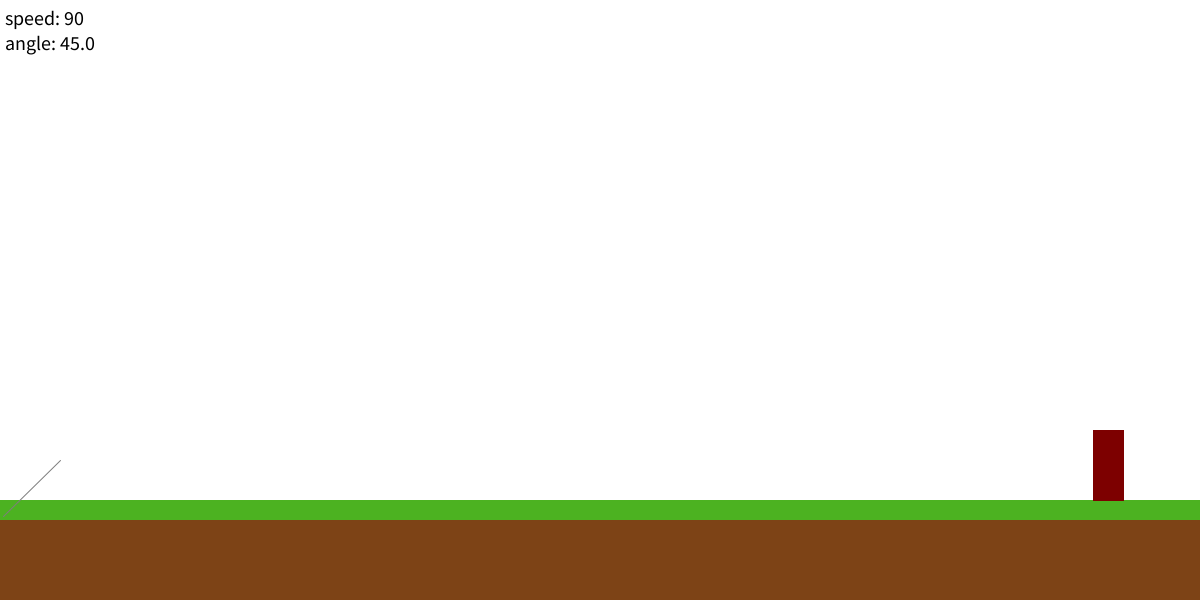
Frame 1 (no input)
Frame 60 (the mouse pressed at the canvas centre just before this capture): identical to frame 1, image omitted
Frame 120 (the mouse held since frame 60 and released just before this capture): identical to frame 1, image omitted

The Processing sketch that drew this single still picture (run headless with seeded random() and noise(); from frame 60 on, the mouse is pressed at the canvas centre):

// Processing sketch: aufgabe_W_5_16_bogenschiessen
// ── aufgabe_W_5_16_bogenschiessen.pde
// Konstanten
float g = 9.81;
int soilY = 520;            // Position, an dem der Boden beginnt
int grassY = 500;           // Position, an dem die Wiese beginnt

// Pfeilstartposition
int startX = 60;
int startY = grassY - 40;

int aimWidth = 30;
int aimHeight = 70;

// Globale Variablen setzen
int speed = 90;
float angle = 45;
float arrowX = startX;
float arrowY = startY;
float arrowDegrees = angle;
boolean arrowFire = false;  // Wurde Pfeil abgefeuert?
float arrowTime = 1;
int aimX = 0;
int aimY = 0;

// Funktion zum (Re-)Initialisieren von globalen Variablen
// Benötigt keinen Eingabewert und gibt auch keinen Wert
// zurück
public void reset() {
  speed = 90;
  angle = 45;
  arrowX = startX;
  arrowY = startY;
  arrowDegrees = angle;
  arrowFire = false;        // Wurde Pfeil abgefeuert?
  arrowTime = 1;
  aimX = int(random(width - 300, width));
  aimY = grassY - aimHeight;
}

// Funktion zur Ausgabe von Koordinaten der Wurfparabel zum
// angeforderten Zeitpunkt.
// An die Funktion wird die Geschwindigkeit als Integer-Wert
// sowie der Winkel und den Zeitpunkt je als Fließkommazahl
// gegeben. Die Rückgabe erfolgt als Fließkomma-Array
float[] getTrajectory(int v0, float beta, float t) {
  beta = radians(beta);
  float x = v0 * t * cos(beta);
  float y = v0 * t * sin(beta) - (g / 2) * t * t;
  float[] output = {
    x,
    y
  };
  return output;
}

// Funktion zur Berechnung des Steigungswinkels des Pfeils
// (1. Ableitung) als Fließkommazahl zurück
float getDegrees(int v0, float beta, float t) {
  beta = radians(beta);
  float x1 = v0 * cos(beta);
  float y1 = v0 * sin(beta) - g * t;
  float winkel = atan(y1 / x1);
  return degrees(winkel);
}

// Funktion, die die Reaktion auf Tastatureingaben
// verarbeitet. Der keyCode ist in einer globalen
// Variable enthalten.
void keyPressed() {
  if (keyCode == RIGHT) {
    increaseSpeed();
  }
  else if (keyCode == LEFT) {
    decreaseSpeed();
  }
  else if (keyCode == UP) {
    increaseAngle();
  }
  else if (keyCode == DOWN) {
    decreaseAngle();
  }
  else if (keyCode == 10) {
    arrowFire = true;
  }
  else if (key == 'r') {
    reset();
  }
}

// Funktion zum Erhöhen der Geschwindigkeit ohne
// Ein- oder Ausgabeparameter
void increaseSpeed() {
  if (arrowFire == false) {
    speed = speed + 1;
  }
}

// Funktion zum Verringern der Geschwindigkeit ohne
// Ein- oder Ausgabeparameter
void decreaseSpeed() {
  if (speed > 0 && arrowFire == false) {
    speed = speed - 1;
  }
}

// Funktion zum Erhöhen des Winkels ohne
// Ein- oder Ausgabeparameter
void increaseAngle() {
  if (angle < 90 && arrowFire == false) {
    angle = angle + 1;
    arrowDegrees = angle;
  }
}
// Funktion zum Verringern der Winkels ohne
// Ein- oder Ausgabeparameter
void decreaseAngle() {
  if (angle > -90 && arrowFire == false) {
    angle = angle - 1;
    arrowDegrees = angle;
  }
}

// Funktion zum Aktualisieren der Pfeilposition
// Keine Ein- oder Ausgabeparameter, da die Funktion
// auf den globalen Variablen rechnet.
void updateArrow() {
  // Nur aktualisieren, wenn Pfeil abgefeuert wurde
  if (arrowFire == true) {
    // Hole Wurfparabel
    float[] newPos = getTrajectory(speed, angle, arrowTime);
    arrowDegrees = getDegrees(speed, angle, arrowTime);

    // Berechne neue Pfeilposition mit Wurfparabel
    arrowX = startX + newPos[0];
    arrowY = startY - newPos[1];

    // Erhöhe Berechnungszeit der Wurfparabel
    arrowTime = arrowTime + 0.1;
    checkCollision();
  }
}

// Funktion zur simplen Kollisionserkennung
// ohne Ein- und Ausgabeparameter
void checkCollision() {
  if (isInBounds(arrowX, arrowY)) {
    arrowFire = false;
  }
}

// Funktion zur Bestimmung, ob die aktuelle Koordinate
// im Kollisionsbereich liegt
boolean isInBounds(float x, float y) {
  if (y > soilY || x > aimX 
    && x < aimX + aimWidth 
    && y < aimY + aimHeight 
    && y > aimY) {
    return true;
  }
  else {
    return false;
  }
}

// Startpunkt des Hauptprogramms
// Hier wird die implementierte Funktion zu Demonstrations- und
// Testzwecken aufgerufen.
void setup() {
  size(1200, 600);
  reset();
}


// Funktion, die immer wieder zum (Neu-)Zeichnen des
// Bildschirminhalts aufgerufen wird
void draw() {
  // zunächst Löschen des Bildschirms
  clear();
  // Hintergrundfarbe setzen
  background(255);
  // mit gesetzter Farbe füllen
  fill(0);
  // Textgröße setzen
  textSize(20);
  // zeichne Variablenangaben
  text("speed: " + speed, 5, 25);
  text("angle: " + angle, 5, 50);

  // Auf Kollision prüfen
  checkCollision();

  // Pfeil aktualisieren
  updateArrow();

  // Zeichne Wiese
  stroke(76, 178, 33);
  fill(76, 178, 33);
  rect(0, grassY, width, soilY - grassY);

  // Zeichne Boden
  stroke(125, 67, 22);
  fill(125, 67, 22);
  rect(0, soilY, width, width - soilY);

  // Zeichne Zielscheibe
  stroke(125, 0, 0);
  fill(125, 0, 0);
  rect(aimX, aimY, aimWidth, aimHeight);

  // Zeichne Pfeil
  stroke(125);
  fill(125);
  int radius = 80;
  float archW = cos(radians(arrowDegrees)) * radius;
  float archH = sin(radians(arrowDegrees)) * radius;
  line(arrowX, arrowY, arrowX - archW, arrowY + archH);
}
